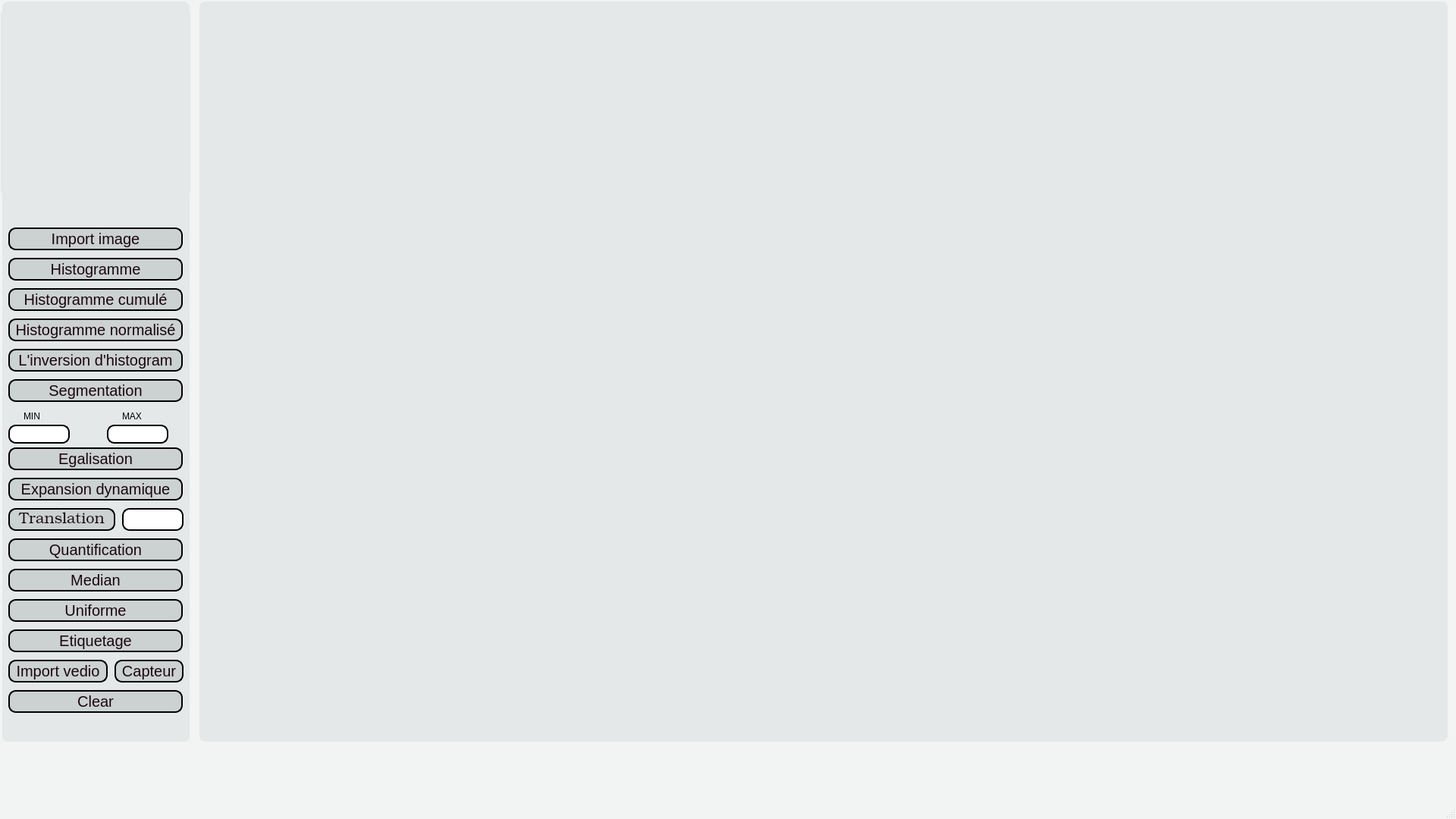
<?xml version="1.0" encoding="UTF-8"?>
<ui version="4.0">
 <class>MainWindow</class>
 <widget class="QMainWindow" name="MainWindow">
  <property name="geometry">
   <rect>
    <x>0</x>
    <y>0</y>
    <width>1920</width>
    <height>1080</height>
   </rect>
  </property>
  <property name="windowTitle">
   <string>MainWindow</string>
  </property>
  <property name="styleSheet">
   <string notr="true">#MainWindow {
	background-color: #F2F4F4;

}
#widget  {
    border-radius: 10px;
}
#widget_2 {
    border: 2px solid #F2F4F4; 
    border-radius: 10px;
}
#widget_3 {
     background-color: #E5E8E8;
    border: 2px solid #F2F4F4; 
    border-radius: 10px;
}</string>
  </property>
  <widget class="QWidget" name="centralwidget">
   <widget class="QWidget" name="widget_2" native="true">
    <property name="geometry">
     <rect>
      <x>1</x>
      <y>0</y>
      <width>251</width>
      <height>980</height>
     </rect>
    </property>
    <property name="styleSheet">
     <string notr="true">background-color: #E5E8E8;</string>
    </property>
    <widget class="QPushButton" name="pushButton">
     <property name="geometry">
      <rect>
       <x>10</x>
       <y>300</y>
       <width>230</width>
       <height>30</height>
      </rect>
     </property>
     <property name="styleSheet">
      <string notr="true">QPushButton{
    background: #FFFFFF;
    background-color:#CCD1D1;
	font: 25 11pt &quot;URW Bookman&quot;;
    border: 2px solid #000000; 
    border-radius: 10px; 
    font-size:20px;
    color: #19060f;

}
QPushButton:hover{
     border: 2px solid #E5E8E8; 
     background: #FFFFFF;
      background-color:#424949;
      color: #ffffff;
}</string>
     </property>
     <property name="text">
      <string>Import image</string>
     </property>
    </widget>
    <widget class="QWidget" name="widget" native="true">
     <property name="geometry">
      <rect>
       <x>0</x>
       <y>10</y>
       <width>250</width>
       <height>250</height>
      </rect>
     </property>
     <property name="styleSheet">
      <string notr="true">background-image: url(:/newPrefix/logo1.png);</string>
     </property>
    </widget>
    <widget class="QPushButton" name="pushButton_2">
     <property name="geometry">
      <rect>
       <x>10</x>
       <y>340</y>
       <width>230</width>
       <height>30</height>
      </rect>
     </property>
     <property name="styleSheet">
      <string notr="true">QPushButton{
    background: #FFFFFF;
    background-color:#CCD1D1;
	font: 25 11pt &quot;URW Bookman&quot;;
    border: 2px solid #000000; 
    border-radius: 10px; 
    font-size:20px;
    color: #19060f;

}
QPushButton:hover{
     border: 2px solid #E5E8E8; 
     background: #FFFFFF;
      background-color:#424949;
      color: #ffffff;
}</string>
     </property>
     <property name="text">
      <string>Histogramme</string>
     </property>
    </widget>
    <widget class="QPushButton" name="pushButton_3">
     <property name="geometry">
      <rect>
       <x>10</x>
       <y>380</y>
       <width>230</width>
       <height>30</height>
      </rect>
     </property>
     <property name="styleSheet">
      <string notr="true">QPushButton{
    background: #FFFFFF;
    background-color:#CCD1D1;
	font: 25 11pt &quot;URW Bookman&quot;;
    border: 2px solid #000000; 
    border-radius: 10px; 
    font-size:20px;
    color: #19060f;

}
QPushButton:hover{
     border: 2px solid #E5E8E8; 
     background: #FFFFFF;
      background-color:#424949;
      color: #ffffff;
}</string>
     </property>
     <property name="text">
      <string>Histogramme cumulé</string>
     </property>
    </widget>
    <widget class="QPushButton" name="pushButton_4">
     <property name="geometry">
      <rect>
       <x>10</x>
       <y>420</y>
       <width>230</width>
       <height>30</height>
      </rect>
     </property>
     <property name="styleSheet">
      <string notr="true">QPushButton{
    background: #FFFFFF;
    background-color:#CCD1D1;
	font: 25 11pt &quot;URW Bookman&quot;;
    border: 2px solid #000000; 
    border-radius: 10px; 
    font-size:20px;
    color: #19060f;

}
QPushButton:hover{
     border: 2px solid #E5E8E8; 
     background: #FFFFFF;
      background-color:#424949;
      color: #ffffff;
}</string>
     </property>
     <property name="text">
      <string>Histogramme normalisé</string>
     </property>
    </widget>
    <widget class="QPushButton" name="pushButton_5">
     <property name="geometry">
      <rect>
       <x>10</x>
       <y>460</y>
       <width>230</width>
       <height>30</height>
      </rect>
     </property>
     <property name="styleSheet">
      <string notr="true">QPushButton{
    background: #FFFFFF;
    background-color:#CCD1D1;
	font: 25 11pt &quot;URW Bookman&quot;;
    border: 2px solid #000000; 
    border-radius: 10px; 
    font-size:20px;
    color: #19060f;

}
QPushButton:hover{
     border: 2px solid #E5E8E8; 
     background: #FFFFFF;
      background-color:#424949;
      color: #ffffff;
}</string>
     </property>
     <property name="text">
      <string>L'inversion d'histogram</string>
     </property>
    </widget>
    <widget class="QPushButton" name="pushButton_6">
     <property name="geometry">
      <rect>
       <x>10</x>
       <y>500</y>
       <width>230</width>
       <height>30</height>
      </rect>
     </property>
     <property name="styleSheet">
      <string notr="true">QPushButton{
    background: #FFFFFF;
    background-color:#CCD1D1;
	font: 25 11pt &quot;URW Bookman&quot;;
    border: 2px solid #000000; 
    border-radius: 10px; 
    font-size:20px;
    color: #19060f;

}
QPushButton:hover{
     border: 2px solid #E5E8E8; 
     background: #FFFFFF;
      background-color:#424949;
      color: #ffffff;
}</string>
     </property>
     <property name="text">
      <string>Segmentation</string>
     </property>
    </widget>
    <widget class="QLabel" name="label">
     <property name="geometry">
      <rect>
       <x>30</x>
       <y>540</y>
       <width>67</width>
       <height>17</height>
      </rect>
     </property>
     <property name="styleSheet">
      <string notr="true">
font: 75 oblique 20pt &quot;Tlwg Typist&quot;;</string>
     </property>
     <property name="text">
      <string>MIN</string>
     </property>
    </widget>
    <widget class="QLabel" name="label_2">
     <property name="geometry">
      <rect>
       <x>160</x>
       <y>540</y>
       <width>67</width>
       <height>17</height>
      </rect>
     </property>
     <property name="styleSheet">
      <string notr="true">
font: 75 oblique 20pt &quot;Tlwg Typist&quot;;</string>
     </property>
     <property name="text">
      <string>MAX</string>
     </property>
    </widget>
    <widget class="QLineEdit" name="lineEdit">
     <property name="geometry">
      <rect>
       <x>10</x>
       <y>560</y>
       <width>81</width>
       <height>25</height>
      </rect>
     </property>
     <property name="styleSheet">
      <string notr="true">QLineEdit{
    background: #FFFFFF;
   background-color:#FFFFFF;
    border: 2px solid #000000; 
    border-radius: 10px; 
    font-family: ubuntu;
    font-size:20px;
    color: #19060f;

}
QLineEdit:hover{
     border: 2px solid #9c9c9c; 
     background: #FFFFFF;
}</string>
     </property>
    </widget>
    <widget class="QLineEdit" name="lineEdit_3">
     <property name="geometry">
      <rect>
       <x>160</x>
       <y>670</y>
       <width>81</width>
       <height>30</height>
      </rect>
     </property>
     <property name="styleSheet">
      <string notr="true">QLineEdit{
    background: #FFFFFF;
   background-color:#FFFFFF;
    border: 2px solid #000000; 
    border-radius: 10px; 
    font-family: ubuntu;
    font-size:20px;
    color: #19060f;

}
QLineEdit:hover{
     border: 2px solid #9c9c9c; 
     background: #FFFFFF;
}</string>
     </property>
    </widget>
    <widget class="QPushButton" name="pushButton_7">
     <property name="geometry">
      <rect>
       <x>10</x>
       <y>590</y>
       <width>230</width>
       <height>30</height>
      </rect>
     </property>
     <property name="styleSheet">
      <string notr="true">QPushButton{
    background: #FFFFFF;
    background-color:#CCD1D1;
	font: 25 11pt &quot;URW Bookman&quot;;
    border: 2px solid #000000; 
    border-radius: 10px; 
    font-size:20px;
    color: #19060f;

}
QPushButton:hover{
     border: 2px solid #E5E8E8; 
     background: #FFFFFF;
      background-color:#424949;
      color: #ffffff;
}</string>
     </property>
     <property name="text">
      <string>Egalisation</string>
     </property>
    </widget>
    <widget class="QPushButton" name="pushButton_8">
     <property name="geometry">
      <rect>
       <x>10</x>
       <y>630</y>
       <width>230</width>
       <height>30</height>
      </rect>
     </property>
     <property name="styleSheet">
      <string notr="true">QPushButton{
    background: #FFFFFF;
    background-color:#CCD1D1;
	font: 25 11pt &quot;URW Bookman&quot;;
    border: 2px solid #000000; 
    border-radius: 10px; 
    font-size:20px;
    color: #19060f;

}
QPushButton:hover{
     border: 2px solid #E5E8E8; 
     background: #FFFFFF;
      background-color:#424949;
      color: #ffffff;
}</string>
     </property>
     <property name="text">
      <string>Expansion dynamique</string>
     </property>
    </widget>
    <widget class="QPushButton" name="pushButton_9">
     <property name="geometry">
      <rect>
       <x>10</x>
       <y>670</y>
       <width>141</width>
       <height>30</height>
      </rect>
     </property>
     <property name="font">
      <font>
       <family>URW Bookman</family>
       <pointsize>-1</pointsize>
       <weight>3</weight>
       <italic>false</italic>
       <bold>false</bold>
      </font>
     </property>
     <property name="styleSheet">
      <string notr="true">QPushButton{
    background: #FFFFFF;
    background-color:#CCD1D1;
	font: 25 11pt &quot;URW Bookman&quot;;
    border: 2px solid #000000; 
    border-radius: 10px; 
    font-size:20px;
    color: #19060f;

}
QPushButton:hover{
     border: 2px solid #E5E8E8; 
     background: #FFFFFF;
      background-color:#424949;
      color: #ffffff;
}</string>
     </property>
     <property name="text">
      <string>Translation</string>
     </property>
    </widget>
    <widget class="QLineEdit" name="lineEdit_2">
     <property name="geometry">
      <rect>
       <x>140</x>
       <y>560</y>
       <width>81</width>
       <height>25</height>
      </rect>
     </property>
     <property name="styleSheet">
      <string notr="true">QLineEdit{
    background: #FFFFFF;
   background-color:#FFFFFF;
    border: 2px solid #000000; 
    border-radius: 10px; 
    font-family: ubuntu;
    font-size:20px;
    color: #19060f;

}
QLineEdit:hover{
     border: 2px solid #9c9c9c; 
     background: #FFFFFF;
}</string>
     </property>
    </widget>
    <widget class="QPushButton" name="pushButton_10">
     <property name="geometry">
      <rect>
       <x>10</x>
       <y>710</y>
       <width>230</width>
       <height>30</height>
      </rect>
     </property>
     <property name="styleSheet">
      <string notr="true">QPushButton{
    background: #FFFFFF;
    background-color:#CCD1D1;
	font: 25 11pt &quot;URW Bookman&quot;;
    border: 2px solid #000000; 
    border-radius: 10px; 
    font-size:20px;
    color: #19060f;

}
QPushButton:hover{
     border: 2px solid #E5E8E8; 
     background: #FFFFFF;
      background-color:#424949;
      color: #ffffff;
}</string>
     </property>
     <property name="text">
      <string>Quantification</string>
     </property>
    </widget>
    <widget class="QPushButton" name="pushButton_11">
     <property name="geometry">
      <rect>
       <x>10</x>
       <y>750</y>
       <width>230</width>
       <height>30</height>
      </rect>
     </property>
     <property name="styleSheet">
      <string notr="true">QPushButton{
    background: #FFFFFF;
    background-color:#CCD1D1;
	font: 25 11pt &quot;URW Bookman&quot;;
    border: 2px solid #000000; 
    border-radius: 10px; 
    font-size:20px;
    color: #19060f;

}
QPushButton:hover{
     border: 2px solid #E5E8E8; 
     background: #FFFFFF;
      background-color:#424949;
      color: #ffffff;
}</string>
     </property>
     <property name="text">
      <string>Median</string>
     </property>
    </widget>
    <widget class="QPushButton" name="pushButton_12">
     <property name="geometry">
      <rect>
       <x>10</x>
       <y>790</y>
       <width>230</width>
       <height>30</height>
      </rect>
     </property>
     <property name="styleSheet">
      <string notr="true">QPushButton{
    background: #FFFFFF;
    background-color:#CCD1D1;
	font: 25 11pt &quot;URW Bookman&quot;;
    border: 2px solid #000000; 
    border-radius: 10px; 
    font-size:20px;
    color: #19060f;

}
QPushButton:hover{
     border: 2px solid #E5E8E8; 
     background: #FFFFFF;
      background-color:#424949;
      color: #ffffff;
}</string>
     </property>
     <property name="text">
      <string>Uniforme</string>
     </property>
    </widget>
    <widget class="QPushButton" name="pushButton_13">
     <property name="geometry">
      <rect>
       <x>10</x>
       <y>870</y>
       <width>131</width>
       <height>30</height>
      </rect>
     </property>
     <property name="styleSheet">
      <string notr="true">QPushButton{
    background: #FFFFFF;
    background-color:#CCD1D1;
	font: 25 11pt &quot;URW Bookman&quot;;
    border: 2px solid #000000; 
    border-radius: 10px; 
    font-size:20px;
    color: #19060f;

}
QPushButton:hover{
     border: 2px solid #E5E8E8; 
     background: #FFFFFF;
      background-color:#424949;
      color: #ffffff;
}</string>
     </property>
     <property name="text">
      <string>Import vedio</string>
     </property>
    </widget>
    <widget class="QPushButton" name="pushButton_14">
     <property name="geometry">
      <rect>
       <x>150</x>
       <y>870</y>
       <width>91</width>
       <height>30</height>
      </rect>
     </property>
     <property name="styleSheet">
      <string notr="true">QPushButton{
    background: #FFFFFF;
    background-color:#CCD1D1;
	font: 25 11pt &quot;URW Bookman&quot;;
    border: 2px solid #000000; 
    border-radius: 10px; 
    font-size:20px;
    color: #19060f;

}
QPushButton:hover{
     border: 2px solid #E5E8E8; 
     background: #FFFFFF;
      background-color:#424949;
      color: #ffffff;
}</string>
     </property>
     <property name="text">
      <string>Capteur</string>
     </property>
    </widget>
    <widget class="QPushButton" name="pushButton_15">
     <property name="geometry">
      <rect>
       <x>10</x>
       <y>830</y>
       <width>230</width>
       <height>30</height>
      </rect>
     </property>
     <property name="styleSheet">
      <string notr="true">QPushButton{
    background: #FFFFFF;
    background-color:#CCD1D1;
	font: 25 11pt &quot;URW Bookman&quot;;
    border: 2px solid #000000; 
    border-radius: 10px; 
    font-size:20px;
    color: #19060f;

}
QPushButton:hover{
     border: 2px solid #E5E8E8; 
     background: #FFFFFF;
      background-color:#424949;
      color: #ffffff;
}</string>
     </property>
     <property name="text">
      <string>Etiquetage</string>
     </property>
    </widget>
    <widget class="QPushButton" name="pushButton_16">
     <property name="geometry">
      <rect>
       <x>10</x>
       <y>910</y>
       <width>230</width>
       <height>30</height>
      </rect>
     </property>
     <property name="styleSheet">
      <string notr="true">QPushButton{
    background: #FFFFFF;
    background-color:#CCD1D1;
	font: 25 11pt &quot;URW Bookman&quot;;
    border: 2px solid #000000; 
    border-radius: 10px; 
    font-size:20px;
    color: #19060f;

}
QPushButton:hover{
     border: 2px solid #E5E8E8; 
     background: #FFFFFF;
      background-color:#424949;
      color: #ffffff;
}</string>
     </property>
     <property name="text">
      <string>Clear</string>
     </property>
    </widget>
   </widget>
   <widget class="QWidget" name="widget_3" native="true">
    <property name="geometry">
     <rect>
      <x>261</x>
      <y>0</y>
      <width>1650</width>
      <height>980</height>
     </rect>
    </property>
    <property name="styleSheet">
     <string notr="true">
#widget {
	background-color: #E5E8E8;

}
#frame  {
   
    border-radius: 20px;
}

#frame_2  {
   
    border-radius: 20px;
}
#frame_3  {
   
    border-radius: 20px;
}
#frame_4  {
   
    border-radius: 20px;
}
#frame_5  {
   
    border-radius: 20px;
}
#frame_6  {
   
    border-radius: 20px;
}</string>
    </property>
    <widget class="QFrame" name="frame">
     <property name="geometry">
      <rect>
       <x>20</x>
       <y>20</y>
       <width>521</width>
       <height>470</height>
      </rect>
     </property>
     <property name="frameShape">
      <enum>QFrame::StyledPanel</enum>
     </property>
     <property name="frameShadow">
      <enum>QFrame::Raised</enum>
     </property>
    </widget>
    <widget class="QFrame" name="frame_2">
     <property name="geometry">
      <rect>
       <x>565</x>
       <y>20</y>
       <width>521</width>
       <height>470</height>
      </rect>
     </property>
     <property name="frameShape">
      <enum>QFrame::StyledPanel</enum>
     </property>
     <property name="frameShadow">
      <enum>QFrame::Raised</enum>
     </property>
    </widget>
    <widget class="QFrame" name="frame_3">
     <property name="geometry">
      <rect>
       <x>1110</x>
       <y>20</y>
       <width>521</width>
       <height>470</height>
      </rect>
     </property>
     <property name="frameShape">
      <enum>QFrame::StyledPanel</enum>
     </property>
     <property name="frameShadow">
      <enum>QFrame::Raised</enum>
     </property>
    </widget>
    <widget class="QFrame" name="frame_4">
     <property name="geometry">
      <rect>
       <x>20</x>
       <y>500</y>
       <width>521</width>
       <height>470</height>
      </rect>
     </property>
     <property name="frameShape">
      <enum>QFrame::StyledPanel</enum>
     </property>
     <property name="frameShadow">
      <enum>QFrame::Raised</enum>
     </property>
    </widget>
    <widget class="QFrame" name="frame_5">
     <property name="geometry">
      <rect>
       <x>565</x>
       <y>500</y>
       <width>521</width>
       <height>470</height>
      </rect>
     </property>
     <property name="frameShape">
      <enum>QFrame::StyledPanel</enum>
     </property>
     <property name="frameShadow">
      <enum>QFrame::Raised</enum>
     </property>
    </widget>
    <widget class="QFrame" name="frame_6">
     <property name="geometry">
      <rect>
       <x>1110</x>
       <y>500</y>
       <width>521</width>
       <height>470</height>
      </rect>
     </property>
     <property name="frameShape">
      <enum>QFrame::StyledPanel</enum>
     </property>
     <property name="frameShadow">
      <enum>QFrame::Raised</enum>
     </property>
    </widget>
   </widget>
  </widget>
  <widget class="QStatusBar" name="statusbar"/>
 </widget>
 <resources>
  <include location="logo.qrc"/>
 </resources>
 <connections/>
</ui>
